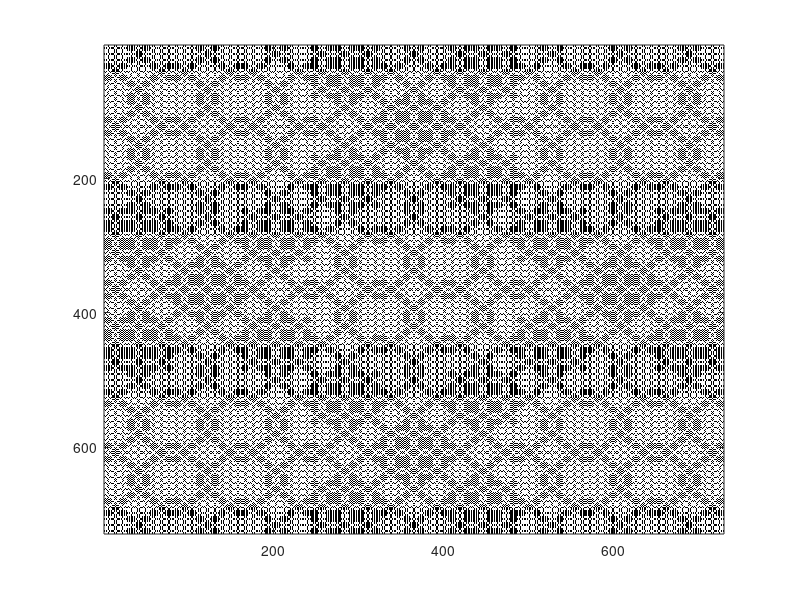

This figure's MATLAB source: (Note: this script raises an error after producing the figure.)
a0=logical([1 1 1;1 1 1;1 1 1]);
b0=logical([0 1 0;1 0 1;0 1 0]);
for n=1:5  %don't exceed 6 because of expanding array inside loop 
    an=[b0 b0 b0;b0 b0 b0;b0 b0 b0];
    b0=[a0 b0 a0;b0 a0 b0;a0 b0 a0];
    a0=an;
end
imagesc(b0),colormap(gray(2));
imwrite(b0,'haferman1.png','bitdepth',1);
